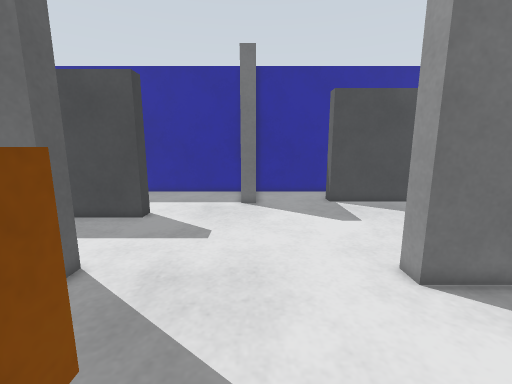
view 1 (above)

16 first-person views from a walk through a Gazebo world. The camera is 0.75 m above the floor, tilts 10° down and sees 90° across. The floor is counted in squares, 0.2 m on a side. Each view is taken from the middle of a square. On the plan, view 1 faces up. The plan holds only what a view shows up to about 20 squares ahead; the rest is blank. The place goes on beyond the plan. The robots in the file are not drawn.

view 2
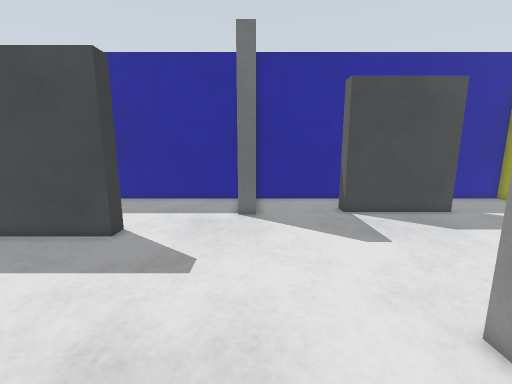

view 3
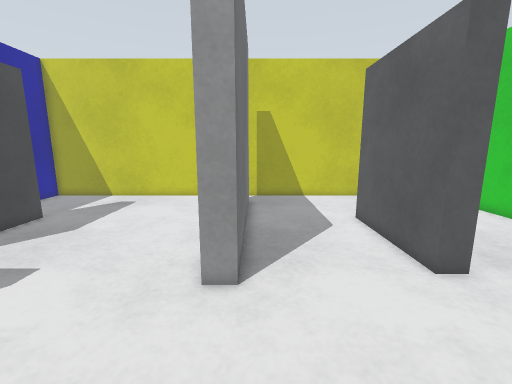

view 4
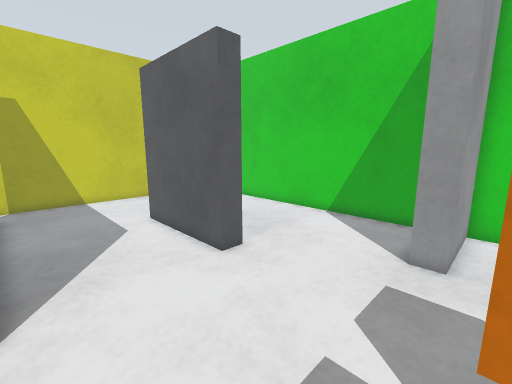

view 5
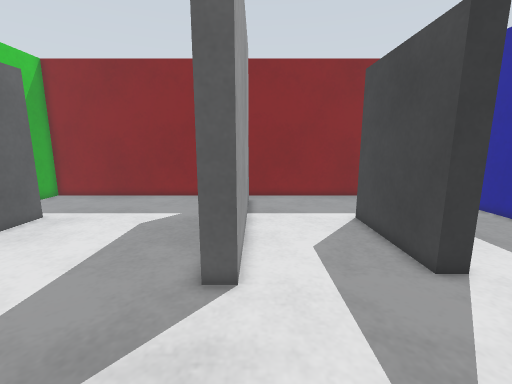

view 6
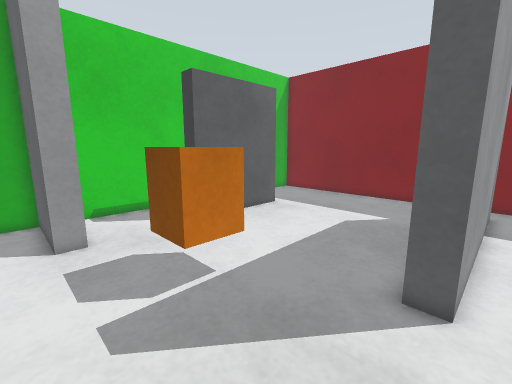

view 7
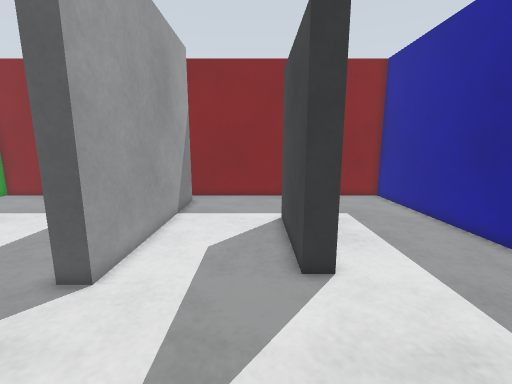

view 8
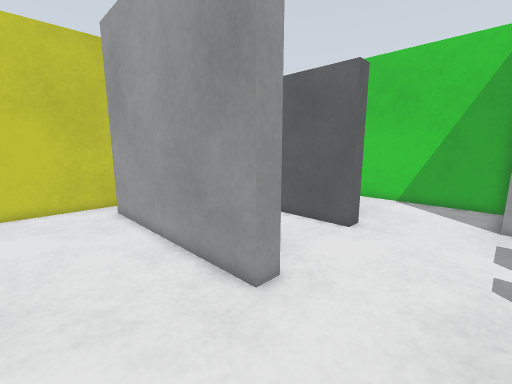

view 9
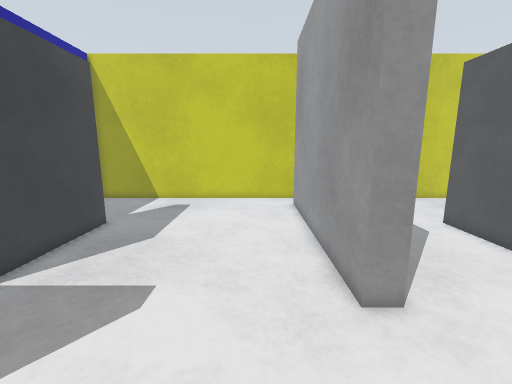

view 10
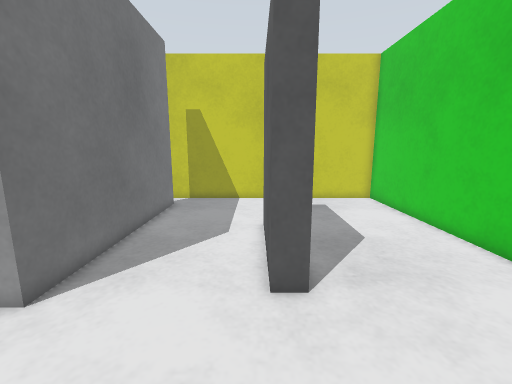

view 11
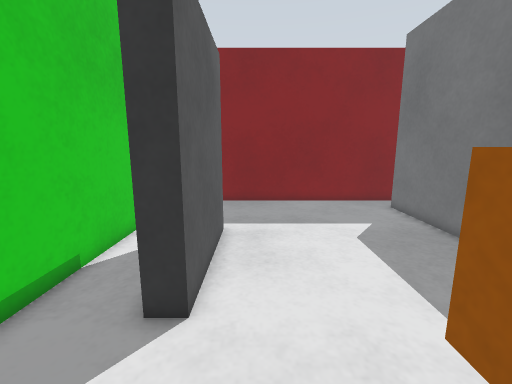

view 12
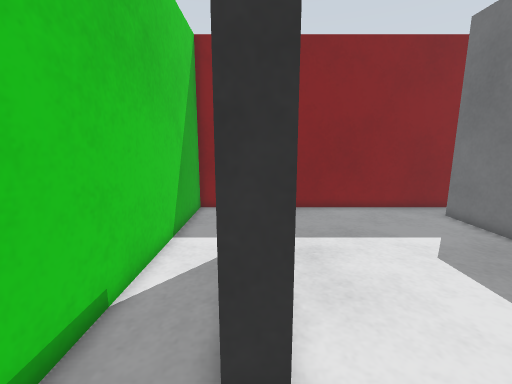

view 13
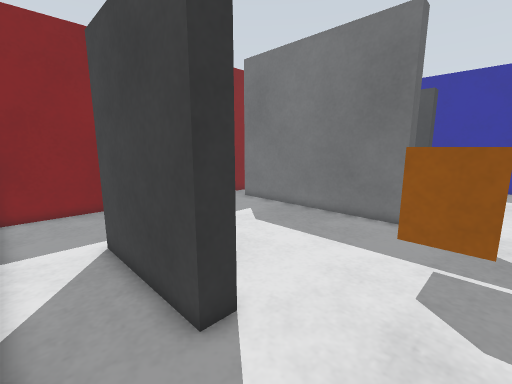

view 14
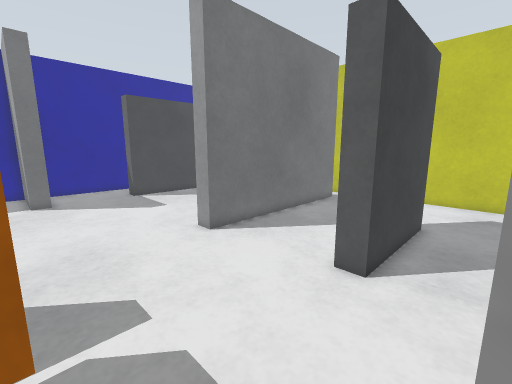

view 15
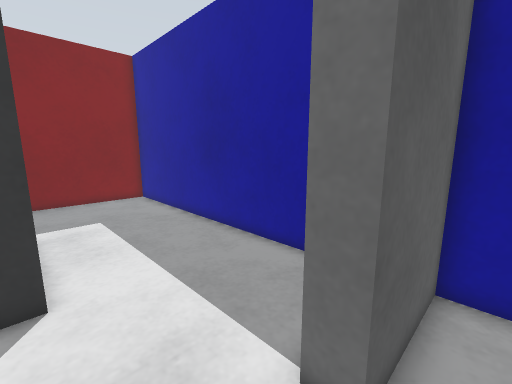

view 16
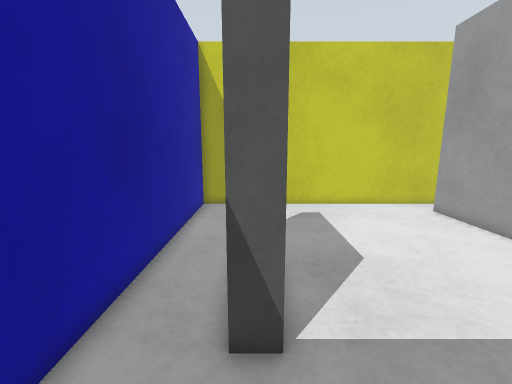

### Floor plan
Points are (right, up) in squares from view 1. A wall is a line through its corners. A room is listed if a view was taken in it or the views show most of it. See-through windows are left out.
Room 1 (views 1, 2, 3, 4, 5, 6, 7, 8, 9, 10, 11, 12, 13, 14, 15, 16)
walls: (-6.1, 14.5) (-6.1, 13.4) (-12.4, 13.4); (-1, -3) (0, -3) (0, -7.5) (17.7, -7.5) (17.7, 21.5) (0, 21.5) (0, 17) (-1, 17) (-1, 21.5) (-18.7, 21.5) (-18.7, -7.5) (-1, -7.5) (-1, -3); (11.5, -0.4) (5.1, -0.4) (5.1, 0.6) (11.4, 0.6); (-12.5, -3.5) (-6.1, -3.5) (-6.1, -4.5) (-12.4, -4.5); (-16.8, 7.5) (-5.5, 7.5) (-5.5, 6.5) (-16.8, 6.5); (11.5, 17.5) (5.1, 17.5) (5.1, 18.5); (15.9, 6.5) (4.5, 6.5) (4.5, 7.5) (15.8, 7.5)
objects: orange box (-4, 1) to (-2, 2)

Positions as (right, up) in squares from view 1, and headings:
1: (0, 0), facing up
2: (0, 3), facing up
3: (-2, 6), facing right
4: (-2, 6), facing down-right
5: (1, 8), facing left
6: (1, 8), facing down-left
7: (1, 12), facing left
8: (0, 12), facing down-right
9: (-1, 10), facing right
10: (-1, 1), facing right
11: (-1, -2), facing left
12: (-3, -4), facing left
13: (-2, -7), facing up-left
14: (-2, -3), facing up-right
15: (1, 14), facing up-left
16: (1, 18), facing right
